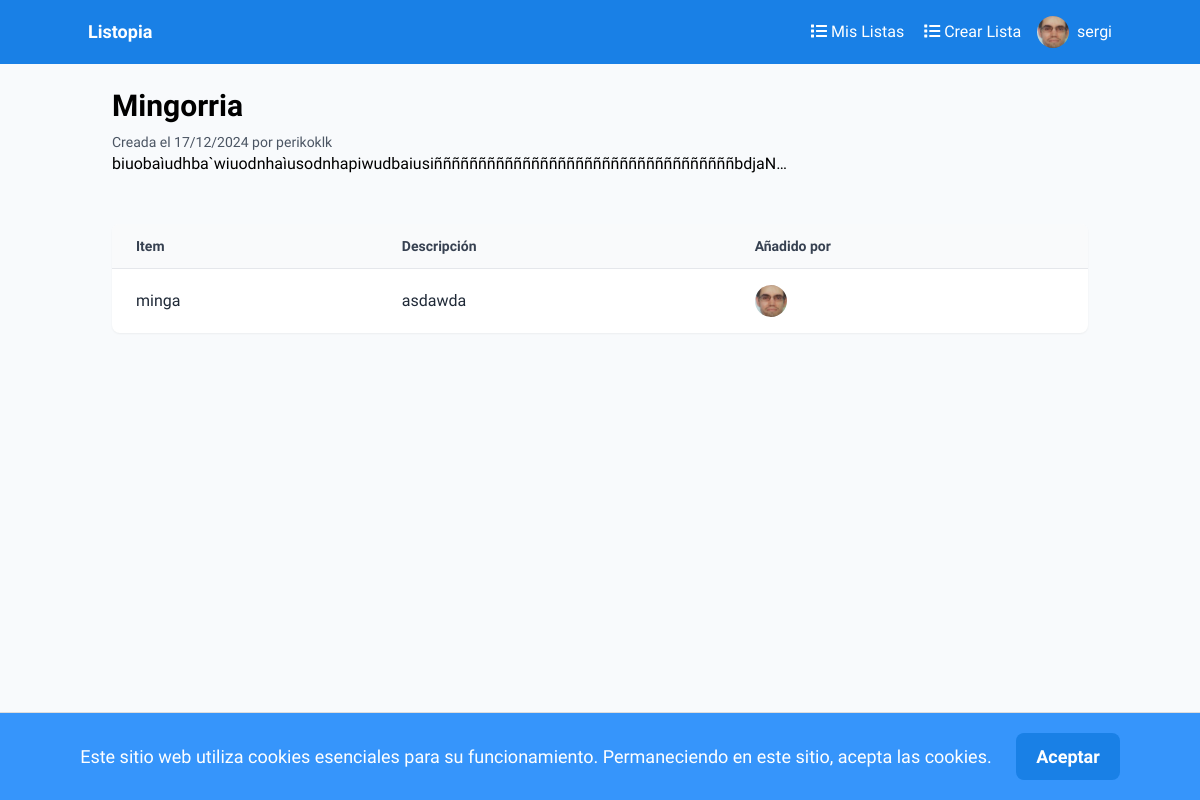
The app's page /lists/33/ (signed in) with its own data.
### auth_app/models.py (models this page shows, shortened)
class Profile(models.Model):
    user = models.OneToOneField(User, on_delete=models.CASCADE)
    description = models.TextField()
    pic = models.ImageField(upload_to='profile_pics', blank=True, null=True)

### lists/models.py (models this page shows, shortened)
class List(models.Model):
    name = models.CharField(max_length=50)
    description = models.CharField(max_length=256, blank=True, null=True)
    creator = models.ForeignKey(User, on_delete=models.CASCADE, related_name="created_lists")
    created_on = models.DateTimeField(auto_now_add=True)
    collaborators = models.ManyToManyField(User, related_name="collaborated_lists", blank=True)
    is_public = models.BooleanField(default=False)

class Item(models.Model):
    list = models.ForeignKey(List, on_delete=models.CASCADE)
    added_by = models.ForeignKey(User, on_delete=models.CASCADE, related_name='added_items')
    name = models.CharField(max_length=40)
    description = models.CharField(max_length=256, blank=True, null=True)
    added_on = models.DateTimeField(auto_now_add=True)

### lists/views.py (the view)
# urls.py: path('<int:list_id>/', views.list_details, name='list_details'),
@login_required
def list_details(request, list_id):
    list = get_object_or_404(List, pk=list_id)
    if list.is_public or request.user == list.creator or request.user in list.collaborators.all():
        items = Item.objects.filter(list=list_id).order_by('added_on')
        tags = Tag.objects.filter(list=list_id)
        return render(request, 'list_details.html', {
            'title': "Detalles de la lista",
            'list': list,
            'items': items,
            'tags': tags
        })
    else:
        raise Http404

### lists/templates/list_details.html (shortened to what this page needs)
{% extends 'base.html' %}
{% block content %}
<div class="max-w-5xl mx-auto p-6">
    <div class="flex justify-between items-start mb-6">
        <div>
            <h2 class="text-3xl font-bold mb-2">{{ list.name }}</h2>
            <p class="text-gray-600 text-sm">Creada el {{ list.created_on|date:"d/m/Y" }} por {{list.creator}}</p>
            <p class="break-words" style="word-break: break-word;">
                {{ list.description|truncatechars:80 }}
            </p>
        </div>
    </div>
    <div class="bg-white shadow-sm rounded-lg overflow-hidden mb-6" id="items-container">
        <div class="hidden sm:block">
            <table class="table-auto w-full text-left">
                <thead>
                    <tr class="bg-gray-50">
                        <th class="px-6 py-3 text-sm font-semibold text-gray-700">Item</th>
                        <th class="px-6 py-3 text-sm font-semibold text-gray-700">Descripción</th>
                        <th class="px-6 py-3 text-sm font-semibold text-gray-700">Añadido por</th>
                    </tr>
                </thead>
                <tbody>
                    {% if items|length == 0 %}
                        <tr>
                            <td colspan="4" class="px-6 py-4 text-gray-500 text-center italic">
                                ¡Añade tu primer item!
                            </td>
                        </tr>
                    {% else %}
                        {% for item in items %}
                            <tr id="item-row-{{ item.id }}" class="border-t hover:bg-gray-50">
                                <td class="px-6 py-4 text-gray-800">{{ item.name }}</td>
                                <td class="px-6 py-4 text-gray-800">{{ item.description|default:"" }}</td>
                                <td class="px-6 py-4 text-gray-800">
                                    <a href="{% url 'user_details' item.added_by.username %}" class="flex items-center">
                                        <img src="{{ item.added_by.profile.pic.url }}" class="w-8 h-8 rounded-full mr-2" alt="{{item.added_by.username}}">
                                    </a>
                                </td>
                            </tr>
                        {% endfor %}
                    {% endif %}
                </tbody>
            </table>
        </div>
    </div>
</div>
{% endblock %}

### auth_app/templates/base.html (shortened to what this page needs)
<!DOCTYPE html>
<html lang="en">
<head>
    <script src="https://cdn.tailwindcss.com?plugins=forms,container-queries"></script>
    <link rel="stylesheet" href="https://cdnjs.cloudflare.com/ajax/libs/font-awesome/5.15.3/css/all.min.css">
</head>
<body class="bg-slate-50" style='font-family: "Work Sans", "Noto Sans", sans-serif;'>
    <nav class="bg-[#1980e6] p-4">
        <div class="container mx-auto flex justify-between items-center">
            <a class="text-white text-lg font-bold" href="{% url 'home' %}">Listopia</a>
            <div class="flex items-center space-x-4">
                {% if user.is_authenticated %}
                    <div class="nav-links flex items-center space-x-4">
                        <a class="text-white" href="{% url 'lists' %}"><i class="fas fa-list mx-1"></i>Mis Listas</a>
                        <a class="text-white" href="{% url 'create_list' %}"><i class="fas fa-list mx-1"></i>Crear Lista</a>
                    </div>
                    <div class="relative">
                        <button class="text-white flex items-center space-x-2 user-menu-button" id="user-menu-button">
                            <img src="{{ user.profile.pic.url }}" class="rounded-full w-8 h-8" alt="{{user.username}}">
                            <span>{{user.username}}</span>
                        </button>
                    </div>
                {% else %}
                    <a class="text-white" href="{% url 'signup' %}"><i class="fas fa-user-plus mx-1"></i>Crea una cuenta</a>
                    <a class="text-white" href="{% url 'signin' %}"><i class="fas fa-sign-in-alt mx-1"></i>Inicia Sesión</a>
                {% endif %}
            </div>
        </div>
    </nav>
    <div id="cookie-banner" class="alert alert-info text-center" style="display: none;">
        Este sitio web utiliza cookies esenciales para su funcionamiento. Permaneciendo en este sitio, acepta las cookies.
        <button id="accept-cookies" class="btn btn-primary">Aceptar</button>
    </div>
    {% block content %}
    {% endblock %}
</body>
</html>

### auth_app/templates/base.html (style rules this page uses)
#cookie-banner { background-color: #3695fb; padding: 20px; border-top: 1px solid #ddd; position: fixed; bottom: 0; width: 100%; z-index: 1000; font-size: 18px; color: white; }
#accept-cookies { margin-left: 20px; padding: 10px 20px; background-color: #1980e6; color: white; border: none; cursor: pointer; font-weight: bold; border-radius: 8px; }
body { padding-top: 64px; }
nav { position: fixed; top: 0; left: 0; width: 100%; z-index: 1000; }

### records on screen
List: name "Mingorria", created_on "17/12/2024", creator "perikoklk", description "biuobaìudhba`wiuodnhaìusodnhapiwudbaiusiññññññññññññññññññññññññññññññññññbdjaN…"
Item: name "minga", description "asdawda", added_by.profile.pic (picture)

### other values on screen
{{ user.username }} "sergi"
